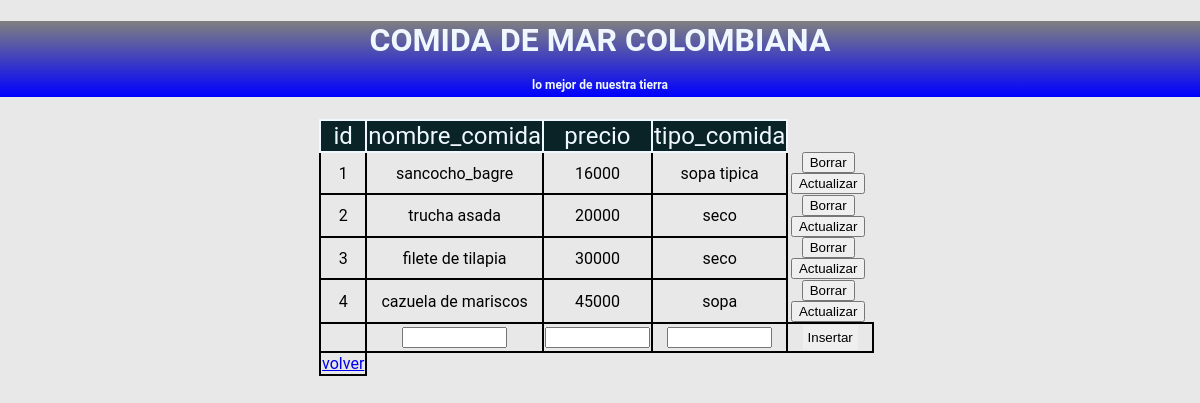
Screenshot of /comida_mar_colombiana.php with the database file from the repository.
### tables this page shows
CREATE TABLE `comida_mar_colombiana` (
  `id` int(50) NOT NULL,
  `nombre_comida` varchar(60) NOT NULL,
  `precio` int(50) NOT NULL,
  `tipo_comida` varchar(70) NOT NULL
);

### comida_mar_colombiana.php (the view, shortened to what this page needs)
<!doctype html>
<html>
<head>
<link rel="stylesheet" type="text/css" href="hoja.css">
</head>
<body>
	<?php
require("conexion.php");
$conexion=$base->query("SELECT * FROM comida_mar_colombiana");
$registros=$conexion->fetchAll(PDO::FETCH_OBJ);
?>
<h1>COMIDA DE MAR COLOMBIANA<span class="subtitulo"><br>lo mejor de nuestra tierra</span></h1>
	<form name="form1" method="post" action="<?php  echo $_SERVER['PHP_SELF']?>">
  <table width="50%" border="0" align="center">
    <tr >
      <td class="primera_fila">id</td>
      <td class="primera_fila">nombre_comida</td>
      <td class="primera_fila">precio</td>
      <td class="primera_fila">tipo_comida</td>
      <td class="sin">&nbsp;</td>
      <td class="sin">&nbsp;</td>
     </tr>
   <?php
	 foreach ($registros as $comida_mar_colombiana):
	  ?>
   	<tr>
				  <td><?php echo $comida_mar_colombiana->id?></td>
			      <td><?php echo $comida_mar_colombiana->nombre_comida?></td>
				  <td><?php echo $comida_mar_colombiana->precio?></td>
				  <td><?php echo $comida_mar_colombiana->tipo_comida?></td>
		          <td class="bot"><a href="eliminar_comida_mar_colombiana.php?id=<?php echo $comida_mar_colombiana->id?>"><input type='button' name='del' id='del' value='Borrar'></a></td>
					  <td class='bot'><a href="editar_comida_mar_colombiana.php?id=<?php echo $comida_mar_colombiana->id?>
											& nom=<?php echo $comida_mar_colombiana->nombre_comida?>
											& pre=<?php echo $comida_mar_colombiana->precio?>
											& tip=<?php echo $comida_mar_colombiana->tipo_comida?>">
					  <input type='button' name='up' id='up' value='Actualizar'></a></td>
    </tr>
	<?php
	    endforeach;
	?>
<tr>
	<td></td>
      <td><input type='text' name='nom' size='10' class='centrado'></td>
      <td><input type='text' name='pre'size='10' class='centrado'></td>
      <td><input type='text' name='tip' size='10' class='centrado'></td>
      <td><input class='bot' type='submit' name='cr' id='cr' value='Insertar'></td>
</tr>
	<td><a href="union.php">volver</a></td>
  </table>
	</form>
<p>&nbsp;</p>
</body>
</html>

### hoja.css (style rules this page uses)
h1 { text-align:center; text-decoration:none; background: linear-gradient(gray,blue); color: aliceblue; }
.subtitulo { font-size:12px; }
body { margin: 0px; padding: 0px; font-family: 'Roboto', sans-serif; text-align: center; background: #e8e8e8; }
table { width: 400px; border-collapse: collapse; border-spacing:0px; }
table td { text-align:center; border:2px solid; }
table .sin { border:0; }
table .bot { padding:5px; display:inline; border:0; }
table .primera_fila { font-size:1.5em; background-color:#092327; color: aliceblue; }
.centrado { text-align:center; }

### rows the page displays
comida_mar_colombiana: id "1", nombre_comida "sancocho_bagre", precio "16000", tipo_comida "sopa tipica"
comida_mar_colombiana: id "2", nombre_comida "trucha asada", precio "20000", tipo_comida "seco"
comida_mar_colombiana: id "3", nombre_comida "filete de tilapia", precio "30000", tipo_comida "seco"
comida_mar_colombiana: id "4", nombre_comida "cazuela de mariscos", precio "45000", tipo_comida "sopa"
